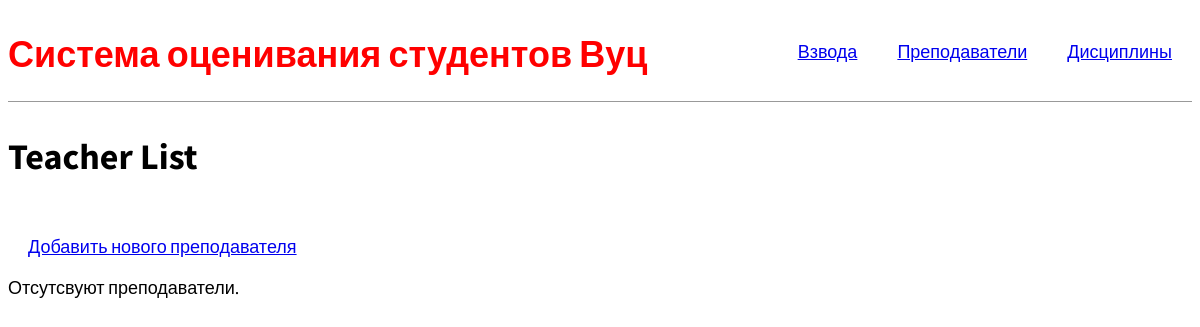
The app's page /teachers/, older data.
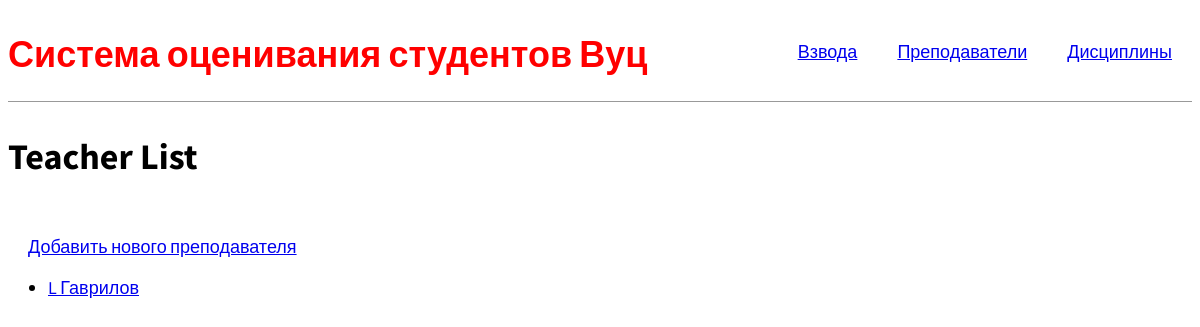
The same page, newer data.
### firstapp/models.py (models this page shows, shortened)
class Teacher(models.Model):
    RANKS = [
        ('Ml', 'младший лейтенант'),
        ('L', 'лейтенант'),
        ('Sl', 'старший лейтенант'),
        ('C', 'капитан'),
        ('M', 'майор'),
        ('PP','подполковник'),
        ('P','полковник')
    ]
    name = models.CharField(max_length=20, verbose_name="Имя")
    surname = models.CharField(max_length=30, verbose_name="Фамилия")
    patronymic = models.CharField(max_length=30, verbose_name="Отчество")
    departament = models.ForeignKey(to="DepartamentModel", on_delete=models.CASCADE, verbose_name="Кафедра")
    rank = models.CharField(max_length=2, choices=RANKS, verbose_name="Звание")
    def __str__(self):
        return  self.rank+' '+self.surname
    class Meta:
        constraints = [
            models.UniqueConstraint(fields=['name', 'surname', 'patronymic'], name='unique fio teacher')
        ]
        ordering = ["surname", "name", "patronymic"]
    def get_absolute_url(self):
        return  reverse('teacher-detail',args=[str(self.id)])

### firstapp/views.py (the view)
# urls.py: path('teachers/', TeachersList.as_view(), name='teachers'),
class TeachersList(generic.ListView):
    model = Teacher

### firstapp/templates/firstapp/teacher_list.html (shortened to what this page needs)
{% extends 'base.html' %}
{% load static %}
{% block content %}
  <h1>Teacher List</h1>
 <div class="nav-right">
    <a href="{% url 'teacher-create' %}">Добавить нового преподавателя</a><br>
  </div>
  {% if teacher_list %}
  <ul>
    {% for teacher in teacher_list %}
      <li>
        <a href="{{ teacher.get_absolute_url }}">{{ teacher }}</a>
      </li>
    {% endfor %}
  </ul>
  {% else %}
    <p>Отсутсвуют преподаватели.</p>
  {% endif %}
{% endblock %}

Row changes from the older to the newer data that the page shows:
added Teacher: rank+surname "L Гаврилов"
Text that changed along with them:
text no longer shown: "Отсутсвуют преподаватели."
